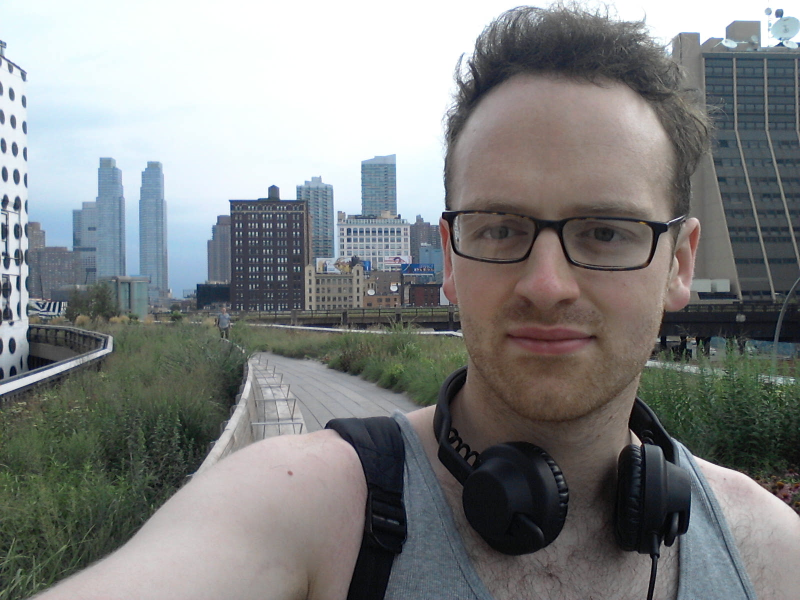
#> input picture images/2012-07-26 08.47.34.jpg, 1600 x 1200 px (shown at 1/2 size); its folder holds only this picture in this run
$ python face_lapse.py
#> lines starting #> are read from the running program, lines starting #| are printed output that depends on the picture
#! /usr/bin/env python3
# SelfieVideo.py
# Detect largest face in an image and align to create a time lapse video
# by Michael May (http://maym86.com/) maym86@gmail.com

import cv2
import cv
import glob
import numpy as np
import math

box = []
drawing_box = False


# [46 lines left out: functions on_mouse, select_face_manually, not called in this run]


def set_rect_origin(rect):
    """
    Normalises the face rect so that it is drawn from the top left

    @param rect		Rect with face location
    @returns rect         Rect with face location with top left origin
    """
    (x, y, w, h) = rect
    if w < 0:
        x = x + w
        w = -w

    if h < 0:
        y = y + h
        h = -h

    return x, y, w, h


def find_largest_face(gray, face_cascades, manual_mode, min_haar_face_size, colour_img, border):
    """
    Finds the largest face in an image using all possible Haar cascades

    @param gray		    Greyscale image containing face
    @param faceCascades	    Haar cascades
    @param manualMode	    Bool to set whether or not manual mode will be used if face is not found
    @param minHaarFaceSize    The minimum size of the face in px which the Haar cascade will detect
    @returns rect             Rect with face location with top left origin
    """
    faces = []
    for cascade in face_cascades:
        face = cascade.detectMultiScale(gray, minSize=min_haar_face_size)
        if len(face) > 0:
            if len(faces) == 0:
                faces = face
            else:
                faces = np.concatenate((faces, face))

                # if no face is found manually select face
    if len(faces) == 0 and manual_mode:
        face = select_face_manually(colour_img, border)
        print(face)
    elif len(faces) == 0:
        return []
    else:
        # Sort to get the largest face
        face = sorted(faces, key=lambda x: x[3])[-1]

    return face


def find_eye_angle(gray, face, eye_cascade):
    """
    Finds the angle between x axis and a vector connecting the eyes

    @param gray		    Greyscale image containing face
    @param face	            Rect defining the face location
    @returns eyeAngle         Value in radians defining the angle
    """
    (x, y, w, h) = face
    # try to find eyes to get head rotation
    face_roi_gray = gray[y:y + h, x:x + w]
    eyes = eye_cascade.detectMultiScale(face_roi_gray)
    if len(eyes) >= 2:
        eye_angle = math.atan(
            (eyes[0][1] - eyes[1][1]) / (eyes[0][0] - eyes[1][0]))
    else:
        eye_angle = 0
    return eye_angle


def position_image(img, face, eye_angle, face_height, video_centre, video_out_size):
    """
    Positions the image so the face is located at the centre

    @param img		    Image containing face
    @param face	            Rect defining the face location
    @param eyeAngle           Value in radians defining the angle
    @returns img              Image with face rotated and centred in the image
    """
    face = set_rect_origin(face)

    # rescale to desired face size
    scale = float(face_height) / float(abs(face[3]))
    scaled = cv2.resize(img, (0, 0), fx=scale, fy=scale)

    # rescale face rect
    (x, y, w, h) = [scale * x for x in face]

    # move the image so the face is centred
    translate = np.float32(
        [[1, 0, (video_centre[0] - w / 2) - x], [0, 1, (video_centre[1] - h / 2) - y]])
    translated = cv2.warpAffine(scaled, translate, video_out_size)

    # rotate around the centre to eye angle
    if eye_angle:
        rotate = cv2.getRotationMatrix2D(video_centre, eye_angle, 1.0)
        rotated = cv2.warpAffine(translated, rotate, video_out_size)
        return rotated

    return translated


def resize_frame(img, videoSize):
    """
    Resizes the image intelligently for face detection based on the height and width of the target video

    @param img		    Image containing face
    @param videoSize          The size of the target video
    @returns img              Scaled image
    """
    scl = 1
    if img.shape[0] > img.shape[1]:
        scl = float(videoSize[0]) / float(img.shape[0])
    else:
        scl = float(videoSize[1]) / float(img.shape[1])
    img = cv2.resize(img, (0, 0), fx=scl, fy=scl)
    return img


# [29 lines left out: functions hist_equalisation_colour, set_gamma, not called in this run]


def main():
    images = glob.glob("images/*.jpg")

    # Parameters
    fps = 15.0
    face_height = 400
    video_out_size = (1280, 720)
    manual_mode = True
    correct_colour = False  # Experimental
    # min size of the face found by the Haar cascade
    min_haar_face_size = (200, 200)

    video_centre = (video_out_size[0] / 2, video_out_size[1] / 2)
    face_cascades = [
        cv2.CascadeClassifier('haarcascade_frontalface_alt.xml'),
        cv2.CascadeClassifier('haarcascade_frontalface_default.xml'),
        cv2.CascadeClassifier('haarcascade_eye_tree_eyeglasses.xml'),
    ]

    eye_cascade = cv2.CascadeClassifier('haarcascade_eye.xml')

    fourcc = cv2.VideoWriter_fourcc('M', 'J', 'P', 'G')
    video = cv2.VideoWriter('video.avi', fourcc, fps, video_out_size)

    for file_name in images:
        img = cv2.imread(file_name)
#> img is the input picture: shape (1200, 1600, 3); mean B, G, R 130.9, 131.1, 129
        img = resize_frame(img, video_out_size)
#> in resize_frame, `img = cv2.resize(img, (0, 0), fx=scl, fy=scl)`:
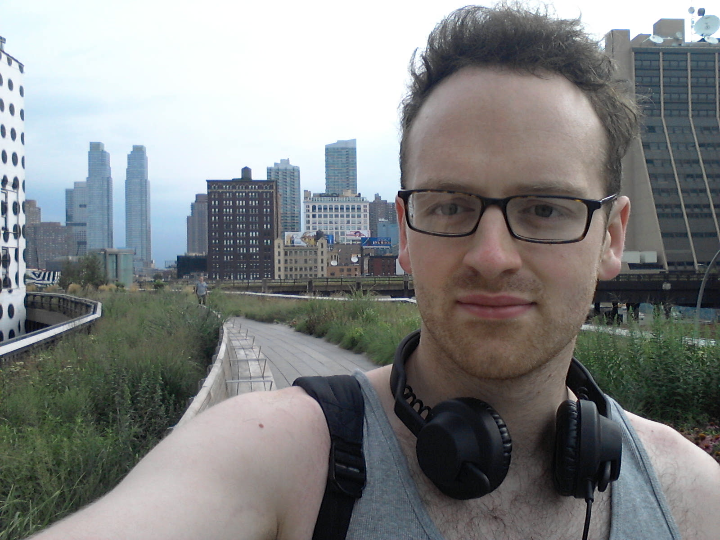
#> img: shape (540, 720, 3); mean of channels 0, 1, 2 130.8, 131, 129; drawn as B, G, R

        # Experimental
        if correct_colour:
            img = set_gamma(img, 0.8)
            img = hist_equalisation_colour(img, 2.0)

        # border added for faces at edges
        border = int(face_height / 2)
        colour_img = cv2.copyMakeBorder(
            img, border, border, border, border, cv2.BORDER_CONSTANT)
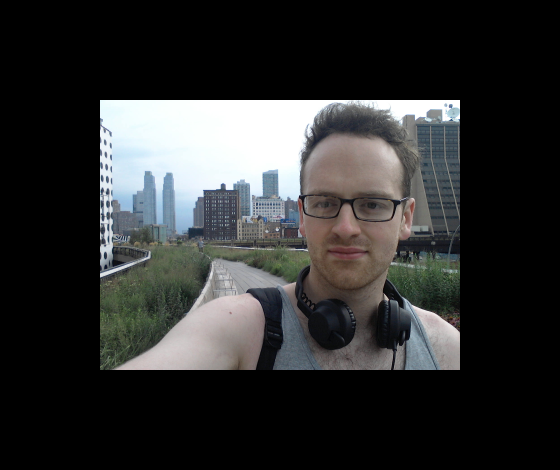
#> colour_img: shape (940, 1120, 3) (shown at 1/2 size); mean of channels 0, 1, 2 48.3, 48.4, 47.6; drawn as B, G, R
        gray = cv2.cvtColor(img, cv2.COLOR_BGR2GRAY)
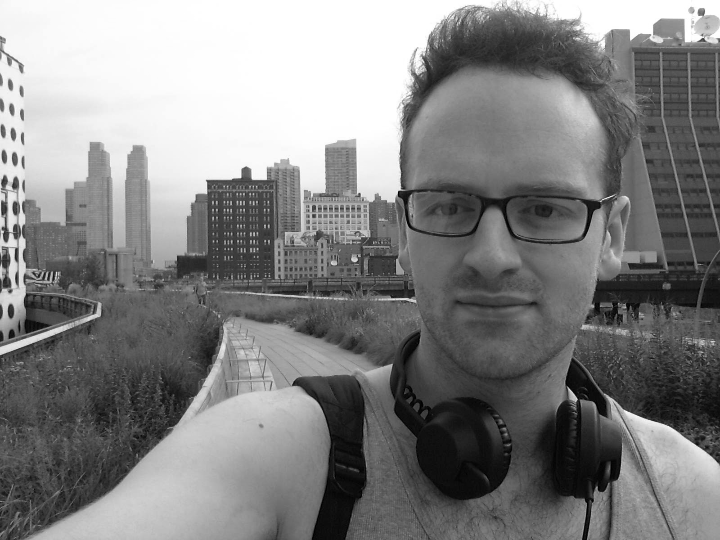
#> gray: shape (540, 720); min 0, max 255, mean 130.4
        gray = cv2.equalizeHist(gray)
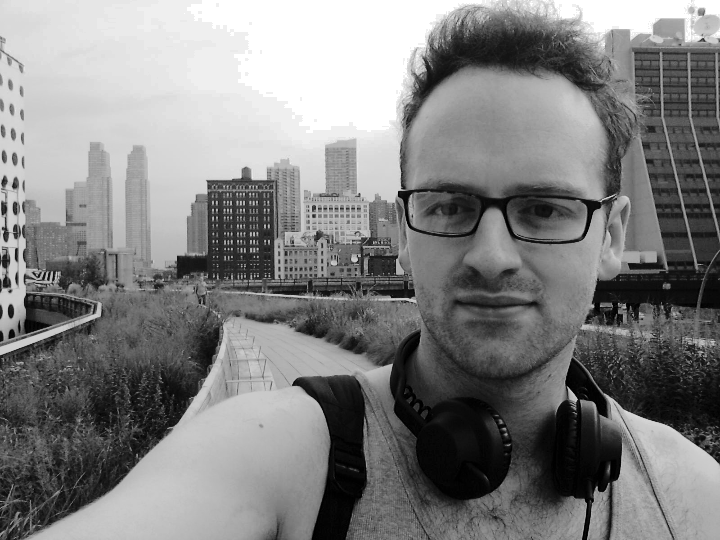
#> gray: shape (540, 720); min 0, max 255, mean 128.6

        face = find_largest_face(
            gray, face_cascades, manual_mode, min_haar_face_size, colour_img, border)
#> the loop in find_largest_face, `for cascade in face_cascades:` made 3 passes
#> faces on passes 1 to 2: [[370, 113, 252, 252]], [[370, 113, 252, 252], [366, 114, 253, 253]]
#> in find_largest_face, `face = sorted(faces, key=lambda x: x[3])[-1]`: face = [366, 114, 253, 253]
#> face = [366, 114, 253, 253]

        if face is []:
            continue

        eye_angle = find_eye_angle(gray, face, eye_cascade)
#> in find_eye_angle, `(x, y, w, h) = face`: x = 366; y = 114; w = 253
#> in find_eye_angle, `face_roi_gray = gray[y:y + h, x:x + w]`:
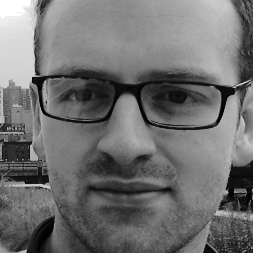
#> face_roi_gray: shape (253, 253); min 0, max 255, mean 112
#> in find_eye_angle, `eyes = eye_cascade.detectMultiScale(face_roi_gray)`: eyes = [[152, 73, 49, 49], [52, 57, 82, 82], [96, 60, 84, 84]]
#> in find_eye_angle, `eye_angle = math.atan( (eyes[0][1] - eyes[1][1]) / (eyes[0][0] - eyes[..`: eye_angle = 0.159
#> eye_angle = 0.159
        out = position_image(img, face, eye_angle,
                             face_height, video_centre, video_out_size)
#> in set_rect_origin, `(x, y, w, h) = rect`: x = 366; y = 114; w = 253
#> in position_image, `face = set_rect_origin(face)`: face = (366, 114, 253, 253)
#> in position_image, `scale = float(face_height) / float(abs(face[3]))`: scale = 1.58
#> in position_image, `(x, y, w, h) = [scale * x for x in face]`: x = 578.7; y = 180.2; w = 400
#> in position_image, `translate = np.float32( [[1, 0, (video_centre[0] - w / 2) - x], [0, 1,..`: translate = [[1, 0, -138.7], [0, 1, -20.24]]
#> in position_image, `translated = cv2.warpAffine(scaled, translate, video_out_size)`:
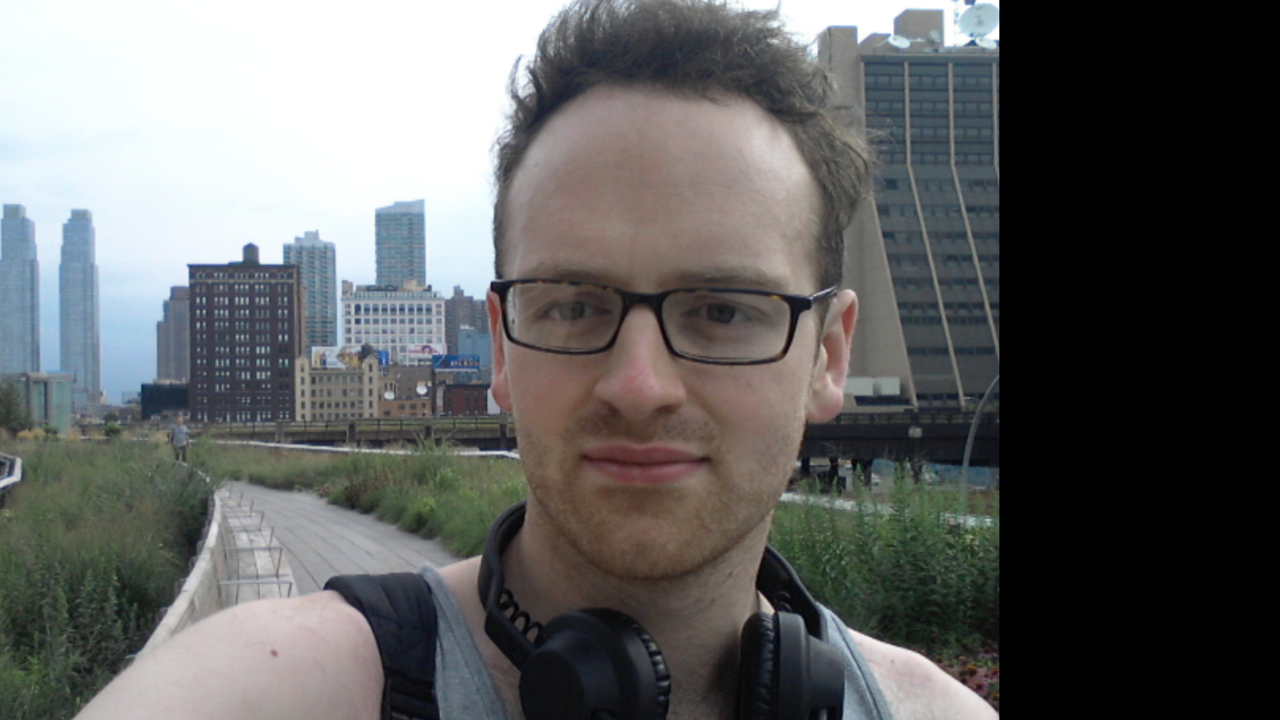
#> translated: shape (720, 1280, 3); mean of channels 0, 1, 2 99.3, 99.7, 98.9; drawn as B, G, R
#> in position_image, `rotate = cv2.getRotationMatrix2D(video_centre, eye_angle, 1.0)`: rotate = [[1, 0.00277, -0.994], [-0.00277, 1, 1.77]]

        # write to video file
        video.write(out)
        cv2.imshow('face', out)
        cv2.waitKey(1)

    video.release()
    cv2.destroyAllWindows()


if __name__ == "__main__":
    main()

$ run again, on images/2012-07-26 18.59.54.jpg
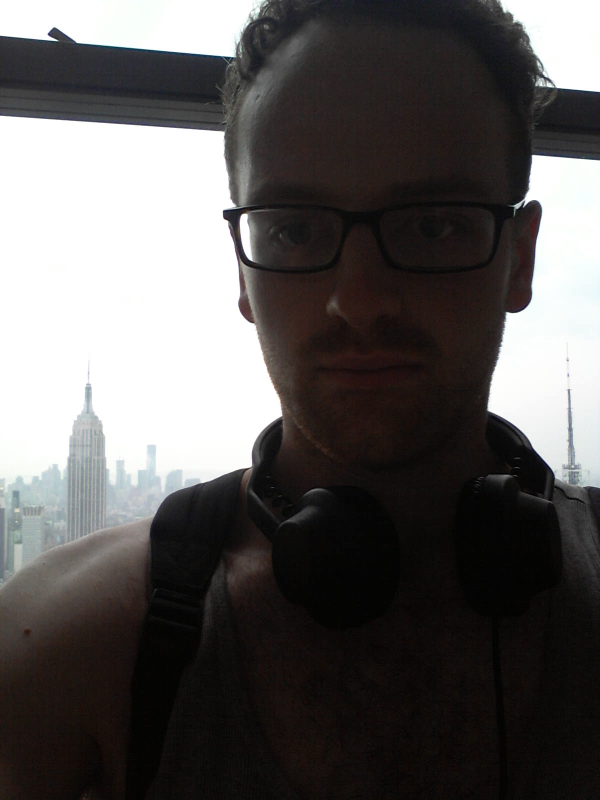
#> input picture images/2012-07-26 18.59.54.jpg, 1200 x 1600 px (shown at 1/2 size)
#> in main, img is the input picture: shape (1600, 1200, 3); mean B, G, R 89.8, 90.7, 93.2
#> img: shape (1280, 960, 3)
#> the loop in find_largest_face, `for cascade in face_cascades:` made 3 passes
#> faces on pass 2: [[392, 282, 396, 396]]
#> in find_largest_face, `face = sorted(faces, key=lambda x: x[3])[-1]`: face = [392, 282, 396, 396]
#> in find_eye_angle, `(x, y, w, h) = face`: x = 392; y = 282; w = 396
#> in find_eye_angle, `face_roi_gray = gray[y:y + h, x:x + w]`:
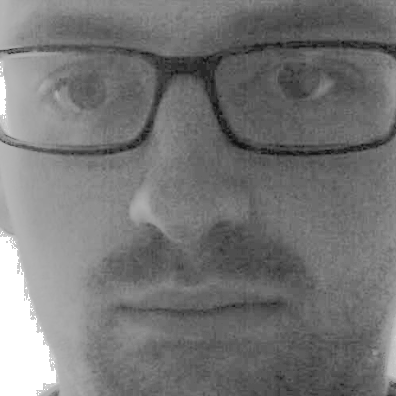
#> face_roi_gray: shape (396, 396); min 14, max 255, mean 117.9
#> eyes = [[309, 60, 50, 50], [35, 50, 79, 79]]
#> in find_eye_angle, `eye_angle = math.atan( (eyes[0][1] - eyes[1][1]) / (eyes[0][0] - eyes[..`: eye_angle = 0.0365
#> in set_rect_origin, `(x, y, w, h) = rect`: x = 392; y = 282; w = 396
#> in position_image, `face = set_rect_origin(face)`: face = (392, 282, 396, 396)
#> scale = 1.01
#> in position_image, `(x, y, w, h) = [scale * x for x in face]`: x = 396; y = 284.8; w = 400
#> translate = [[1, 0, 44.04], [0, 1, -124.8]]
#> in position_image, `translated = cv2.warpAffine(scaled, translate, video_out_size)`:
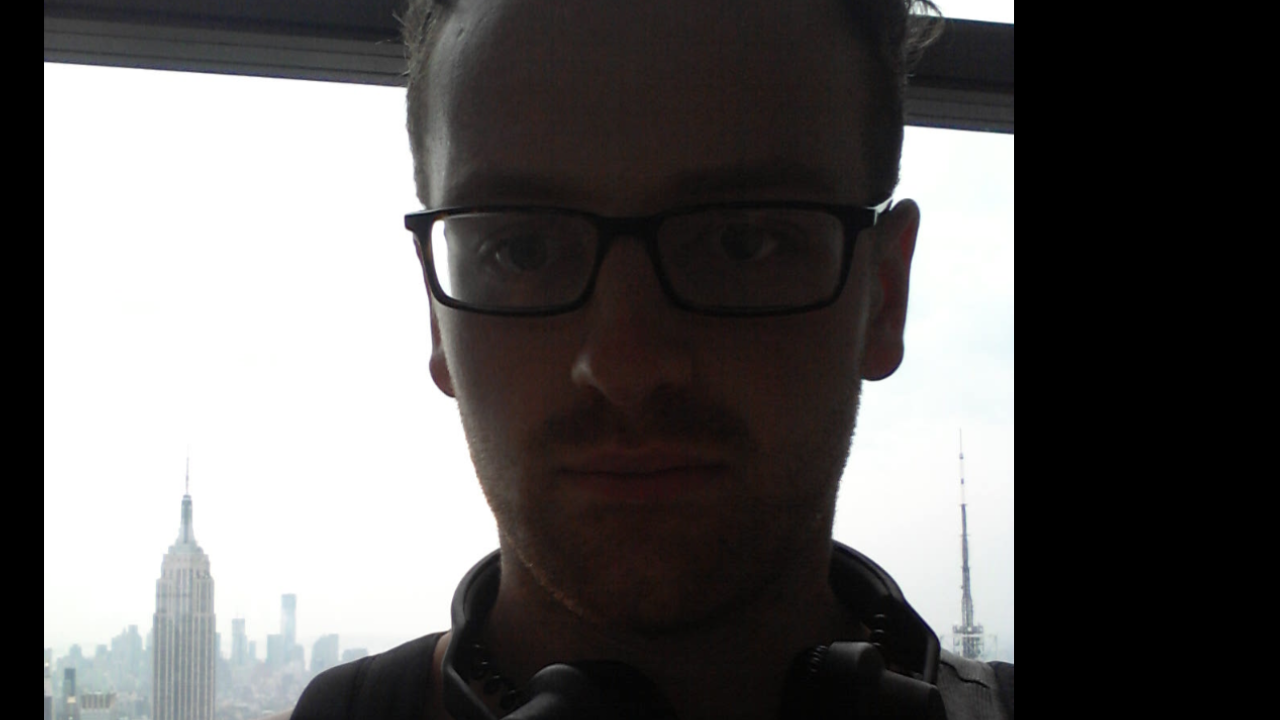
#> translated: shape (720, 1280, 3); mean of channels 0, 1, 2 97.4, 97.8, 99.7; drawn as B, G, R
#> rotate = [[1, 0.000637, -0.229], [-0.000637, 1, 0.408]]

$ run again, on images/2012-07-26 19.08.15.jpg
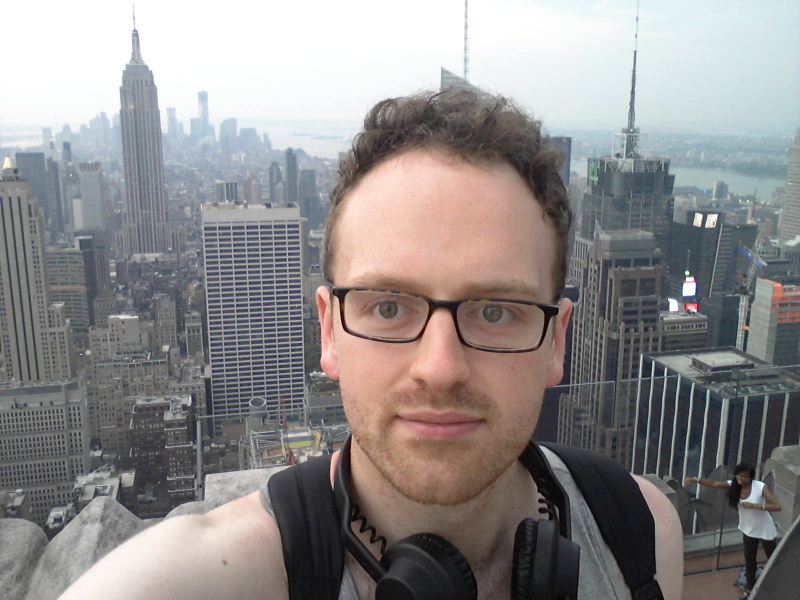
#> input picture images/2012-07-26 19.08.15.jpg, 1600 x 1200 px (shown at 1/2 size)
#> in main, img is the input picture: shape (1200, 1600, 3); mean B, G, R 139, 139.6, 143.1
#> img: shape (540, 720, 3)
#> the loop in find_largest_face, `for cascade in face_cascades:` made 3 passes
#> faces on passes 1 to 2: [[257, 172, 279, 279]], [[257, 172, 279, 279], [260, 179, 271, 271]]
#> in find_largest_face, `face = sorted(faces, key=lambda x: x[3])[-1]`: face = [257, 172, 279, 279]
#> in find_eye_angle, `(x, y, w, h) = face`: x = 257; y = 172; w = 279
#> in find_eye_angle, `face_roi_gray = gray[y:y + h, x:x + w]`:
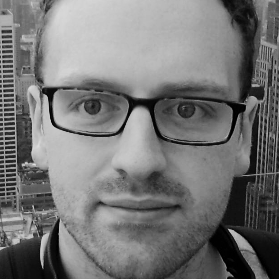
#> face_roi_gray: shape (279, 279); min 0, max 226, mean 117.7
#> eyes = [[70, 85, 42, 42], [164, 88, 45, 45], [187, 94, 32, 32], [38, 54, 96, 96]]
#> in find_eye_angle, `eye_angle = math.atan( (eyes[0][1] - eyes[1][1]) / (eyes[0][0] - eyes[..`: eye_angle = 0.0319
#> in set_rect_origin, `(x, y, w, h) = rect`: x = 257; y = 172; w = 279
#> in position_image, `face = set_rect_origin(face)`: face = (257, 172, 279, 279)
#> scale = 1.43
#> in position_image, `(x, y, w, h) = [scale * x for x in face]`: x = 368.5; y = 246.6; w = 400
#> translate = [[1, 0, 71.54], [0, 1, -86.59]]
#> in position_image, `translated = cv2.warpAffine(scaled, translate, video_out_size)`:
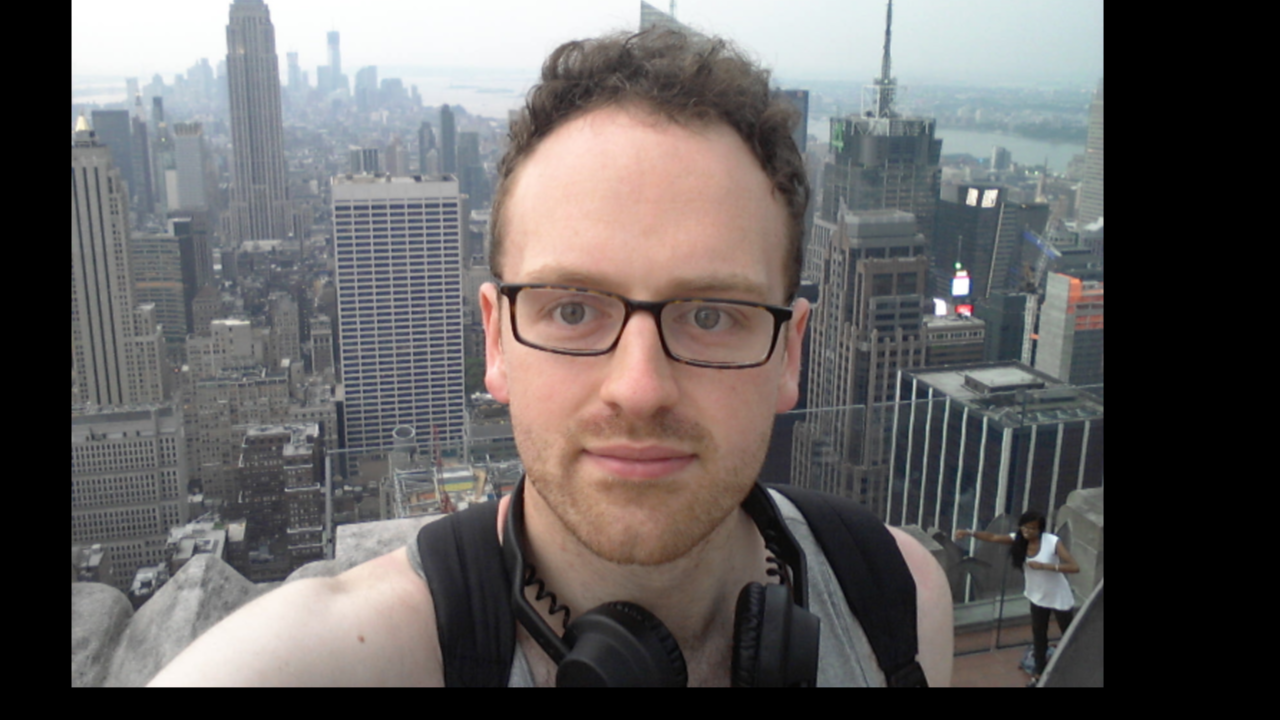
#> translated: shape (720, 1280, 3); mean of channels 0, 1, 2 96.1, 96.7, 100.1; drawn as B, G, R
#> rotate = [[1, 0.000557, -0.2], [-0.000557, 1, 0.356]]
